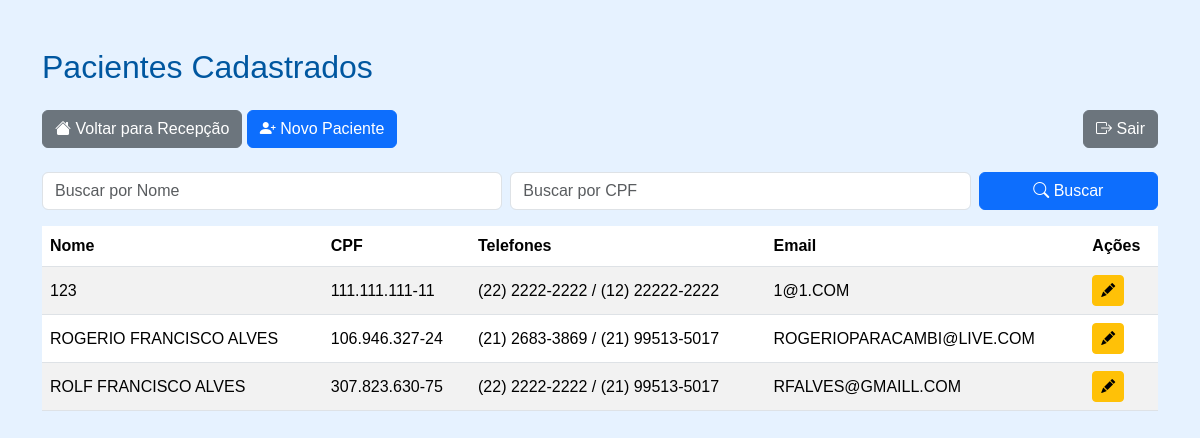
/pacientes/ (signed in), run on an earlier commit of the app's database.
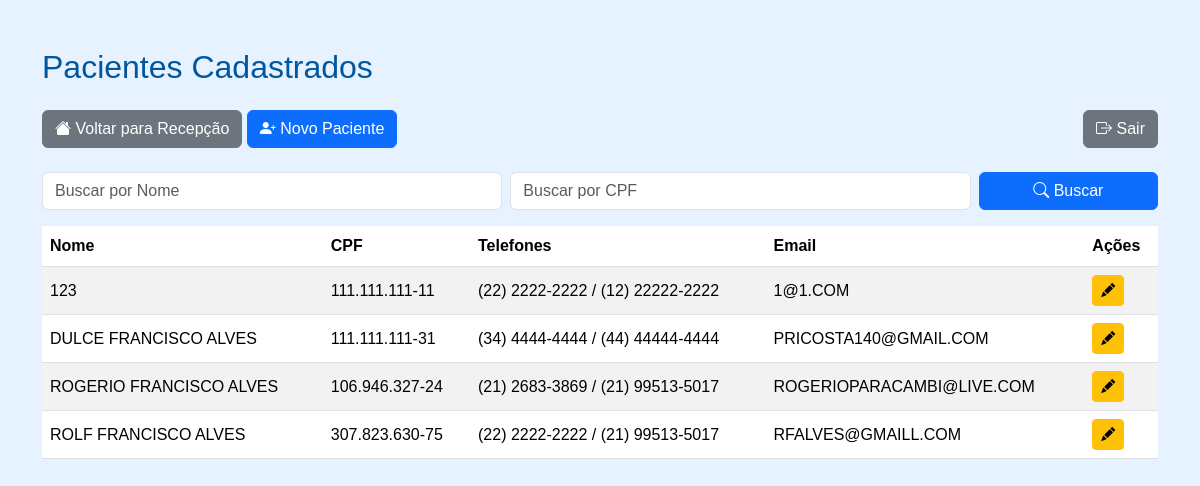
And on a later commit of the database.
### paciente/models.py (models this page shows, shortened)
class Paciente(models.Model):
    nome = models.CharField(max_length=100)
    nome_social = models.CharField(max_length=100, blank=True, null=True)
    nome_mae = models.CharField(max_length=100)
    nome_pai = models.CharField(max_length=100, blank=True, null=True)
    cpf = models.CharField(
        max_length=14,
        unique=True,
        validators=[
            RegexValidator(
                r'^\d{3}\.\d{3}\.\d{3}-\d{2}$',
                'CPF inválido! Use XXX.XXX.XXX-XX'
            )
        ]
    )
    data_nascimento = models.DateField()
    SEXO_BIOLOGICO_CHOICES = [
        ('M', 'Masculino'),
        ('F', 'Feminino'),
        ('I', 'Intersexo'),
    ]
    sexo_biologico = models.CharField(max_length=1, choices=SEXO_BIOLOGICO_CHOICES)
    identidade_genero = models.CharField(max_length=50)
    orientacao_sexual = models.CharField(max_length=50)
    NACIONALIDADE_CHOICES = [
        ('BRASILEIRA', 'Brasileira'),
        ('ARGENTINA', 'Argentina'),
        ('BOLIVIANA', 'Boliviana'),
        ('CHILENA', 'Chilena'),
        ('COLOMBIANA', 'Colombiana'),
        ('PARAGUAIA', 'Paraguaia'),
        ('PERUANA', 'Peruana'),
        ('URUGUAIA', 'Uruguaia'),
        ('VENEZUELANA', 'Venezuelana'),
        ('OUTRA', 'Outra'),
    ]
    nacionalidade = models.CharField(
        max_length=20,
        choices=NACIONALIDADE_CHOICES,
        default='BRASILEIRA'
    )
    naturalidade = models.CharField(max_length=100)
    RACA_COR_CHOICES = [
        ('BRANCA', 'Branca'),
        ('PRETA', 'Preta'),
        ('PARDA', 'Parda'),
        ('AMARELA', 'Amarela'),
        ('INDIGENA', 'Indígena'),
    ]
    raca_cor = models.CharField(max_length=10, choices=RACA_COR_CHOICES)
    ESTADO_CIVIL_CHOICES = [
        ('SOLTEIRO', 'Solteiro(a)'),
        ('CASADO', 'Casado(a)'),
        ('DIVORCIADO', 'Divorciado(a)'),
        ('VIUVO', 'Viúvo(a)'),
        ('UNIAO_ESTAVEL', 'União Estável'),
    ]
    estado_civil = models.CharField(max_length=20, choices=ESTADO_CIVIL_CHOICES)
    ESCOLARIDADE_CHOICES = [
        ('SEM_INSTRUCAO', 'Sem instrução'),
        ('FUNDAMENTAL_INCOMPLETO', 'Fundamental incompleto'),
        ('FUNDAMENTAL_COMPLETO', 'Fundamental completo'),
        ('MEDIO_INCOMPLETO', 'Médio incompleto'),
        ('MEDIO_COMPLETO', 'Médio completo'),
        ('SUPERIOR_INCOMPLETO', 'Superior incompleto'),
        ('SUPERIOR_COMPLETO', 'Superior completo'),
        ('POS_GRADUACAO', 'Pós-graduação'),
        ('MESTRADO', 'Mestrado'),
        ('DOUTORADO', 'Doutorado'),
    ]
    escolaridade = models.CharField(max_length=30, choices=ESCOLARIDADE_CHOICES)
    profissao = models.CharField(max_length=50)
    rg = models.CharField(max_length=20)
    orgao_emissor = models.CharField(max_length=10)
    UF_CHOICES = [
        ('AC','AC'), ('AL','AL'), ('AP','AP'), ('AM','AM'),
        ('BA','BA'), ('CE','CE'), ('DF','DF'), ('ES','ES'),
        ('GO','GO'), ('MA','MA'), ('MT','MT'), ('MS','MS'),
        ('MG','MG'), ('PA','PA'), ('PB','PB'), ('PR','PR'),
        ('PE','PE'), ('PI','PI'), ('RJ','RJ'), ('RN','RN'),
        ('RS','RS'), ('RO','RO'), ('RR','RR'), ('SC','SC'),
        ('SP','SP'), ('SE','SE'), ('TO','TO'),
    ]
    uf_rg = models.CharField(max_length=2, choices=UF_CHOICES)
    cep = models.CharField(
        max_length=9,
        validators=[
            RegexValidator(
                r'^\d{5}-\d{3}$',
                'CEP inválido! Use XXXXX-XXX'
            )
        ]
    )
    endereco = models.CharField(max_length=100)
    numero = models.CharField(max_length=10)
    complemento = models.CharField(max_length=50, blank=True, null=True)
    bairro = models.CharField(max_length=50)
    municipio = models.CharField(max_length=50)
    uf = models.CharField(max_length=2, choices=UF_CHOICES)
    ZONA_CHOICES = [
        ('URBANA', 'Urbana'),
        ('RURAL', 'Rural'),
    ]
    zona = models.CharField(max_length=6, choices=ZONA_CHOICES)
    telefone_fixo = models.CharField(
        max_length=15,
        blank=True,
        null=True,
        validators=[
            RegexValidator(
                r'^\(\d{2}\)\s\d{4}-\d{4}$',
                'Telefone inválido! Use (XX) XXXX-XXXX'
            )
        ]
    )
    celular = models.CharField(
        max_length=15,
        validators=[
            RegexValidator(
                r'^\(\d{2}\)\s\d{5}-\d{4}$',
                'Celular inválido! Use (XX) XXXXX-XXXX'
            )
        ]
    )
    whatsapp = models.BooleanField(default=False)
    email = models.EmailField(blank=True, null=True)
    cartao_sus = models.CharField(max_length=18, blank=True, null=True)
    criado_por = models.ForeignKey(
        User,
        on_delete=models.SET_NULL,
        null=True,
        blank=True,
        related_name='pacientes_criados'
    )
    data_criacao = models.DateTimeField(default=timezone.now, editable=False)
    data_atualizacao = models.DateTimeField(auto_now=True)

### paciente/decorators.py (the view)
        def _wrapped_view(request, *args, **kwargs):
            if request.user.is_authenticated and (
                request.user.is_superuser or
                request.user.groups.filter(name__in=grupos).exists()
            ):
                return view_func(request, *args, **kwargs)
            raise PermissionDenied  # ← ISSO ativa o 403.html

### paciente/views.py (called while the page is built)
@login_required
@grupo_requerido(['Recepcao', 'Enfermagem', 'Medico'])
def paciente_list(request):
    pacientes = Paciente.objects.all().order_by('nome')
    nome_query = request.GET.get('nome', '')
    cpf_query = request.GET.get('cpf', '')
    if nome_query:
        pacientes = pacientes.filter(nome__icontains=nome_query)
    if cpf_query:
        pacientes = pacientes.filter(cpf__icontains=cpf_query)
    paginator = Paginator(pacientes, 10)
    page_number = request.GET.get('page')
    page_obj = paginator.get_page(page_number)
    context = {
        'page_obj': page_obj,
        'nome_query': nome_query,
        'cpf_query': cpf_query,
    }
    return render(request, 'paciente/list.html', context)

### paciente/templates/paciente/list.html (shortened to what this page needs)
<!DOCTYPE html>
<html lang="pt-br">
<head>
    <link rel="stylesheet" href="https://cdn.jsdelivr.net/npm/bootstrap@5.3.2/dist/css/bootstrap.min.css">
    <link rel="stylesheet" href="https://cdn.jsdelivr.net/npm/bootstrap-icons@1.10.5/font/bootstrap-icons.css">
</head>
<body>
<div class="container mt-5">
    <h2 class="mb-4">Pacientes Cadastrados</h2>
    <div class="mb-3 d-flex justify-content-between flex-wrap">
        <div class="mb-2">
            <a href="../recepcao" class="btn btn-secondary"><i class="bi bi-house-fill"></i> Voltar para Recepção</a>
            <a href="{% url 'paciente_create' %}" class="btn btn-primary"><i class="bi bi-person-plus-fill"></i> Novo Paciente</a>
        </div>
        <div>
            <a href="{% url 'logout' %}" class="btn btn-secondary"><i class="bi bi-box-arrow-right"></i> Sair</a>
        </div>
    </div>
    <div class="mb-3">
        <form method="get" class="row g-2">
            <div class="col-md-5">
                <input type="text" name="nome" class="form-control" placeholder="Buscar por Nome" value="{{ nome_query }}">
            </div>
            <div class="col-md-5">
                <input type="text" name="cpf" class="form-control" placeholder="Buscar por CPF" value="{{ cpf_query }}">
            </div>
            <div class="col-md-2">
                <button type="submit" class="btn btn-primary w-100"><i class="bi bi-search"></i> Buscar</button>
            </div>
        </form>
    </div>
    <table class="table table-striped table-hover align-middle">
        <thead>
            <tr>
                <th>Nome</th>
                <th>CPF</th>
                <th>Telefones</th>
                <th>Email</th>
                <th>Ações</th>
            </tr>
        </thead>
        <tbody>
            {% for paciente in page_obj %}
            <tr>
                <td>{{ paciente.nome }}</td>
                <td>{{ paciente.cpf }}</td>
                <td>
                    {% if paciente.telefone_fixo %}{{ paciente.telefone_fixo }}{% endif %}
                    {% if paciente.celular %} / {{ paciente.celular }}{% endif %}
                </td>
                <td>{{ paciente.email }}</td>
                <td class="btn-actions">
                    <a href="{% url 'paciente_edit' paciente.id %}" class="btn btn-sm btn-warning" title="Editar">
                        <i class="bi bi-pencil-fill"></i>
                    </a>
                </td>
            </tr>
            {% empty %}
            <tr>
                <td colspan="5" class="text-center">Nenhum paciente encontrado.</td>
            </tr>
            {% endfor %}
        </tbody>
    </table>
</div>
</body>
</html>

What changed in the data, as far as the page shows it:
added Paciente: nome "DULCE FRANCISCO ALVES", cpf "111.111.111-31", telefone_fixo "(34) 4444-4444", celular "(44) 44444-4444", email "PRICOSTA140@GMAIL.COM"
